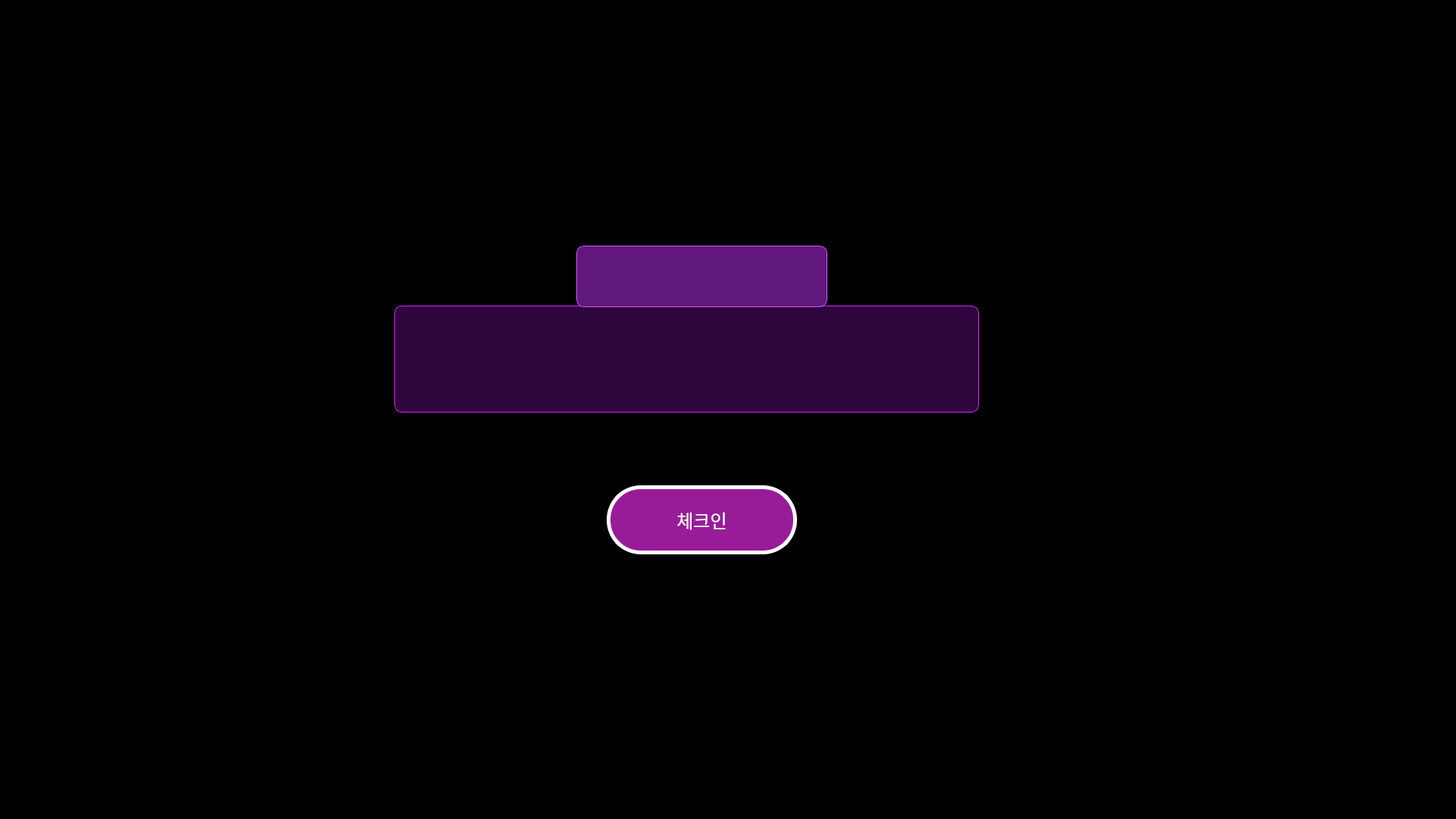
<?xml version="1.0" encoding="UTF-8"?>
<ui version="4.0">
 <class>CustomerPopuplb</class>
 <widget class="QDialog" name="CustomerPopuplb">
  <property name="geometry">
   <rect>
    <x>0</x>
    <y>0</y>
    <width>1920</width>
    <height>1080</height>
   </rect>
  </property>
  <property name="font">
   <font>
    <family>AppleSDGothicNeoB00</family>
    <pointsize>26</pointsize>
   </font>
  </property>
  <property name="windowTitle">
   <string>Dialog</string>
  </property>
  <property name="autoFillBackground">
   <bool>false</bool>
  </property>
  <property name="styleSheet">
   <string notr="true">background-color: rgb(152, 28, 152);
background:transparaent;
color : rgb(255,255,255);</string>
  </property>
  <widget class="QLabel" name="Popuplb">
   <property name="geometry">
    <rect>
     <x>520</x>
     <y>403</y>
     <width>771</width>
     <height>141</height>
    </rect>
   </property>
   <property name="font">
    <font>
     <family>AppleSDGothicNeoB00</family>
     <pointsize>36</pointsize>
     <weight>50</weight>
     <bold>false</bold>
    </font>
   </property>
   <property name="layoutDirection">
    <enum>Qt::LeftToRight</enum>
   </property>
   <property name="styleSheet">
    <string notr="true">border: 1px solid rgb(219, 34, 255);
background-color: rgb(46, 6, 61);
color: rgb(255,255,255);
border-radius: 10px</string>
   </property>
   <property name="text">
    <string/>
   </property>
   <property name="alignment">
    <set>Qt::AlignCenter</set>
   </property>
  </widget>
  <widget class="QPushButton" name="Popuppushbutton">
   <property name="geometry">
    <rect>
     <x>800</x>
     <y>640</y>
     <width>251</width>
     <height>91</height>
    </rect>
   </property>
   <property name="font">
    <font>
     <family>AppleSDGothicNeoB00</family>
     <pointsize>18</pointsize>
    </font>
   </property>
   <property name="styleSheet">
    <string notr="true">QPushButton#Popuppushbutton{
	background-color: rgb(152, 28, 152);
	border-style: outset;
	color : rgb(255,255,255);
	border: 5px solid rgb(255,255,255);
	border-radius: 45px
}

QPushButton#Popuppushbutton:pressed{
	background-color: #00796B;
	border-style: insert;
}</string>
   </property>
   <property name="text">
    <string>체크인</string>
   </property>
  </widget>
  <widget class="QLabel" name="RegCarIDTextlb">
   <property name="geometry">
    <rect>
     <x>760</x>
     <y>324</y>
     <width>331</width>
     <height>81</height>
    </rect>
   </property>
   <property name="font">
    <font>
     <family>HelveticaNeueW01-66MediumIt</family>
     <pointsize>23</pointsize>
     <weight>50</weight>
     <italic>true</italic>
     <bold>false</bold>
    </font>
   </property>
   <property name="layoutDirection">
    <enum>Qt::LeftToRight</enum>
   </property>
   <property name="styleSheet">
    <string notr="true">border: 1px solid rgb(211, 87, 254);
color: rgb(211,87,254);
background-color: rgb(97,24,124);
border-radius: 10px</string>
   </property>
   <property name="text">
    <string/>
   </property>
   <property name="alignment">
    <set>Qt::AlignCenter</set>
   </property>
  </widget>
  <widget class="QLabel" name="backgroundlb">
   <property name="geometry">
    <rect>
     <x>0</x>
     <y>0</y>
     <width>1920</width>
     <height>1080</height>
    </rect>
   </property>
   <property name="styleSheet">
    <string notr="true">background:transparent();</string>
   </property>
   <property name="text">
    <string/>
   </property>
  </widget>
  <zorder>backgroundlb</zorder>
  <zorder>Popuplb</zorder>
  <zorder>Popuppushbutton</zorder>
  <zorder>RegCarIDTextlb</zorder>
 </widget>
 <resources/>
 <connections/>
</ui>
